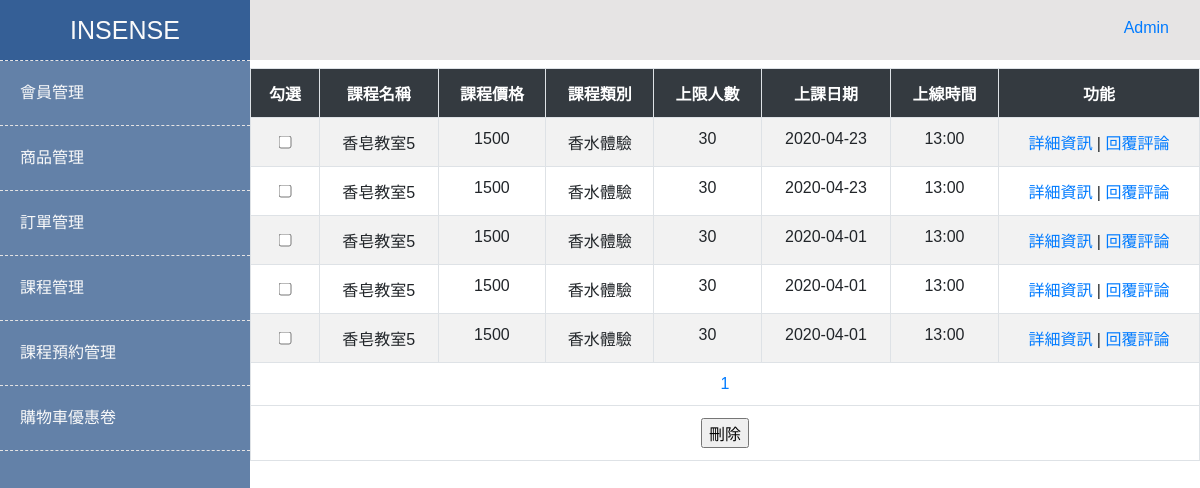
Screenshot of /admin/Insense/backStage/classManagement.php (signed in) with the database file from the repository.
### tables this page shows
CREATE TABLE `class` (
  `id` int(11) NOT NULL COMMENT '流水號',
  `classId` varchar(100) NOT NULL DEFAULT '0' COMMENT '課程編號',
  `className` varchar(100) DEFAULT NULL COMMENT '課程名稱',
  `classImg` varchar(100) DEFAULT NULL COMMENT '課程圖片',
  `classPeopleLimit` tinyint(3) DEFAULT NULL COMMENT '人數限制',
  `classPrice` int(11) DEFAULT NULL COMMENT '課程價格',
  `classCategoryId` varchar(100) DEFAULT NULL COMMENT '課程分類',
  `classDate` date DEFAULT NULL COMMENT '上課日期',
  `classTime` varchar(100) DEFAULT NULL COMMENT '上課時間',
  `shopId` varchar(100) DEFAULT NULL COMMENT '廠商編號',
  `created_at` datetime NOT NULL DEFAULT CURRENT_TIMESTAMP COMMENT '新增時間',
  `updated_at` datetime NOT NULL DEFAULT CURRENT_TIMESTAMP ON UPDATE CURRENT_TIMESTAMP COMMENT '更新時間'
);

CREATE TABLE `classcategory` (
  `id` int(11) NOT NULL COMMENT '流水號',
  `classCategoryId` varchar(100) NOT NULL DEFAULT '0' COMMENT '課程分類',
  `classCategoryName` varchar(100) DEFAULT NULL COMMENT '課程索引',
  `created_at` datetime NOT NULL DEFAULT CURRENT_TIMESTAMP COMMENT '新增時間',
  `updated_at` datetime NOT NULL DEFAULT CURRENT_TIMESTAMP ON UPDATE CURRENT_TIMESTAMP COMMENT '更新時間'
);

### admin/Insense/backStage/classManagement.php (the view, shortened to what this page needs)
<?php
require_once('../templates/header.php');
require_once('../templates/leftSideBar.php');
require_once('../templates/rightContainer.php');
$sqlTotal = "SELECT COUNT(1) FROM `class` ";
$total = $pdo->query($sqlTotal)->fetch(PDO::FETCH_NUM)[0];
$numPerPage = 5;
$totalPages = ceil($total / $numPerPage);
$page = isset($_GET['page']) ? (int) $_GET['page'] : 1;
$page = $page < 1 ? 1 : $page;
$sqlTotalClassCatogories = "SELECT count(1) FROM `classcategory` ";
$totalClassCatogories = $pdo->query($sqlTotalClassCatogories)->fetch(PDO::FETCH_NUM)[0];
?>
<?php
if ($totalClassCatogories > 0) {
?>
  <form method="POST" enctype="multipart/form-data" action="../action/deleteClass.php">
    <table class="table table-striped table-gray text-center">
      <thead class="thead-dark">
        <tr>
          <th class="border">勾選</th>
          <th class="border">課程名稱</th>
          <th class="border">課程價格</th>
          <th class="border">課程類別</th>
          <th class="border">上限人數</th>
          <th class="border">上課日期</th>
          <th class="border">上線時間</th>
          <th class="border">功能</th>
        </tr>
      </thead>
      <tbody>
        <?php
        $sql = "SELECT `class`.`id`,`class`.`classId`, `class`.`className`, `class`.`classPrice`, `classcategory`.`classCategoryName`,
                        `class`.`classPeopleLimit`, `class`.`classDate`, `class`.`classTime`, `class`.`created_at`,
                        `class`.`updated_at`
                FROM `class` INNER JOIN `classcategory`
                ON `class`.`classCategoryId` = `classcategory`.`classCategoryId`
                ORDER BY `class`.`id` ASC
                LIMIT ?, ? ";
        $arrParam = [($page - 1) * $numPerPage, $numPerPage];
        $stmt = $pdo->prepare($sql);
        $stmt->execute($arrParam);
        if ($stmt->rowCount() > 0) {
          $arr = $stmt->fetchAll(PDO::FETCH_ASSOC);
          for ($i = 0; $i < count($arr); $i++) {
        ?>
            <tr>
              <td class="border classTd">
                <input id='test<?php echo $i ?>' type="checkbox" name="chk[]" value="<?php echo $arr[$i]['id']; ?>" />
              </td>
              <td class="border input<?php echo $i ?>"><?php echo $arr[$i]['className']; ?></td>
              <td class="border input<?php echo $i ?>"><?php echo $arr[$i]['classPrice']; ?></td>
              <td class="border input<?php echo $i ?>"><?php echo $arr[$i]['classCategoryName']; ?></td>
              <td class="border input<?php echo $i ?>"><?php echo $arr[$i]['classPeopleLimit']; ?></td>
              <td class="border input<?php echo $i ?>"><?php echo $arr[$i]['classDate']; ?></td>
              <td class="border input<?php echo $i ?>"><?php echo $arr[$i]['classTime']; ?></td>
              <td class="border">
                <a class="_btn" href="./classInfo.php?id=<?php echo $arr[$i]['id'] ?>">詳細資訊</a> |
                <a href="./comments.php?itemId=<?php echo $arr[$i]['itemId']; ?>">回覆評論</a>
              </td>
            </tr>
          <?php
          }
        } else {
          ?>
          <tr>
            <td class="border" colspan="8">沒有資料</td>
          </tr>
        <?php
        }
        ?>
      </tbody>
      <tfoot>
        <tr>
          <td class="border" colspan="8">
            <?php for ($i = 1; $i <= $totalPages; $i++) { ?>
              <a href="?page=<?= $i ?>"><?= $i ?></a>
            <?php } ?>
          </td>
        </tr>
        <?php if ($total > 0) { ?>
          <tr>
            <td class="border" colspan="8"><input type="submit" name="smb" value="刪除"></td>
          </tr>
        <?php } ?>
      </tfoot>
    </table>
  </form>
<?php
} else {
  require_once('../templates/noCategory.php');
}
require_once('../templates/footer.php');
?>

### admin/Insense/templates/header.php (shortened to what this page needs)
<html>
<head>
  <link rel="stylesheet" href="https://stackpath.bootstrapcdn.com/bootstrap/4.4.1/css/bootstrap.min.css">
  <link rel="stylesheet" href="https://cdnjs.cloudflare.com/ajax/libs/material-design-iconic-font/2.2.0/css/material-design-iconic-font.min.css">
  <link href="../backstageCss/style.css" rel="stylesheet">
</head>
<body>
  <div class='d-flex'>

### admin/Insense/templates/leftSideBar.php
<div id="viewport">
  <div id="sidebar">
    <header>
      <a href="#">INSENSE</a>
    </header>
    <ul class="nav">
      <li>
        <a href="#">
          <i class="zmdi zmdi-account-box"></i> 會員管理
        </a>
      </li>
      <li>
        <a href="#">
          <i class="zmdi zmdi-collection-plus"></i> 商品管理
        </a>
      </li>
      <li>
        <a href="../backStage/checkSearch.php">
          <i class="zmdi zmdi-money-box"></i> 訂單管理
        </a>
      </li>
      <li>
        <a href="../backStage/classManagement.php">
          <i class="zmdi zmdi-folder-star-alt"></i> 課程管理
        </a>
      </li>
      <li>
        <a href="../backStage/bookSearch.php">
          <i class="zmdi zmdi-calendar-check"></i> 課程預約管理
        </a>
      <li>
        <a href="../backStage/adminCoupon.php">
          <i class="zmdi zmdi-shopping-cart"></i> 購物車優惠卷
        </a>
      </li>
    </ul>
  </div>
</div>

### admin/Insense/templates/rightContainer.php
<div class="wrapper">
  <div id="content">
    <nav class="navbar header-grey">
      <div class="container-fluid d-flex justify-content-end pt-2">
        <ul>
          <li><a href="#">Admin</a></li>
        </ul>
      </div>
    </nav>
  </div>
  <div class='main my-3'>

### admin/Insense/templates/footer.php (shortened to what this page needs)
</div>
</div>
</div>
</body>
</html>

### admin/Insense/backstageCss/style.css (style rules this page uses)
:root { --main-bg-white: #FAFAFA; --nav-bg-grey: #6c6c6d; --main-text-black: #000008; --main-logo-blue: #6381a8; --main-light-blue: #ACC5E1; --main-padding-grey: rgb(230, 228, 228); }
.header-grey { background-color: var(--main-padding-grey) !important; height: 60px; }
li { list-style: none; }
body { overflow-x: hidden; font-family: 'Noto Sans TC', sans-serif; font-size: 16px; position: relative; }
#viewport { padding-left: 250px; -webkit-transition: all 0.5s ease; -moz-transition: all 0.5s ease; -o-transition: all 0.5s ease; transition: all 0.5s ease; }
.wrapper { flex-grow: 1; }
#content { width: 100%; height: 52px; position: relative; margin-right: 0; }
#sidebar { z-index: 1000; position: fixed; left: 250px; width: 250px; height: 100%; margin-left: -250px; overflow-y: auto; background:var(--main-logo-blue); }
#sidebar header { background-color: #355f96; padding: 20px auto; font-size: 25px; line-height: 60px; text-align: center; border-bottom: 0.5px dashed var(--main-padding-grey); }
#sidebar header a { color: var(--main-bg-white); text-decoration: none; font-family: 'Playfair Display', sans-serif; ; }
#sidebar .nav { flex-direction: column; }
#sidebar .nav a { display: block; background: none; color: var(--main-bg-white); font-size: 16px; text-decoration: none; padding: 20px; border-bottom: 0.5px dashed var(--main-padding-grey); }
.classTd { position: relative; }
.classTd input[type="checkbox"] { position: absolute; left: 50%; top: 50%; transform: translate(-50%,-50%); }

### admin/Insense/backStage/classManagement.php (style rules this page uses)
.classTd { position: relative; }
.classTd input[type="checkbox"] { position: absolute; left: 50%; top: 50%; transform: translate(-50%, -50%); }

### rows the page displays
class: className "香皂教室5", classPrice "1500", classcategory.classCategoryName "香水體驗", classPeopleLimit "30", classDate "2020-04-23", classTime "13:00"
class: className "香皂教室5", classPrice "1500", classcategory.classCategoryName "香水體驗", classPeopleLimit "30", classDate "2020-04-23", classTime "13:00"
class: className "香皂教室5", classPrice "1500", classcategory.classCategoryName "香水體驗", classPeopleLimit "30", classDate "2020-04-01", classTime "13:00"
class: className "香皂教室5", classPrice "1500", classcategory.classCategoryName "香水體驗", classPeopleLimit "30", classDate "2020-04-01", classTime "13:00"
class: className "香皂教室5", classPrice "1500", classcategory.classCategoryName "香水體驗", classPeopleLimit "30", classDate "2020-04-01", classTime "13:00"
